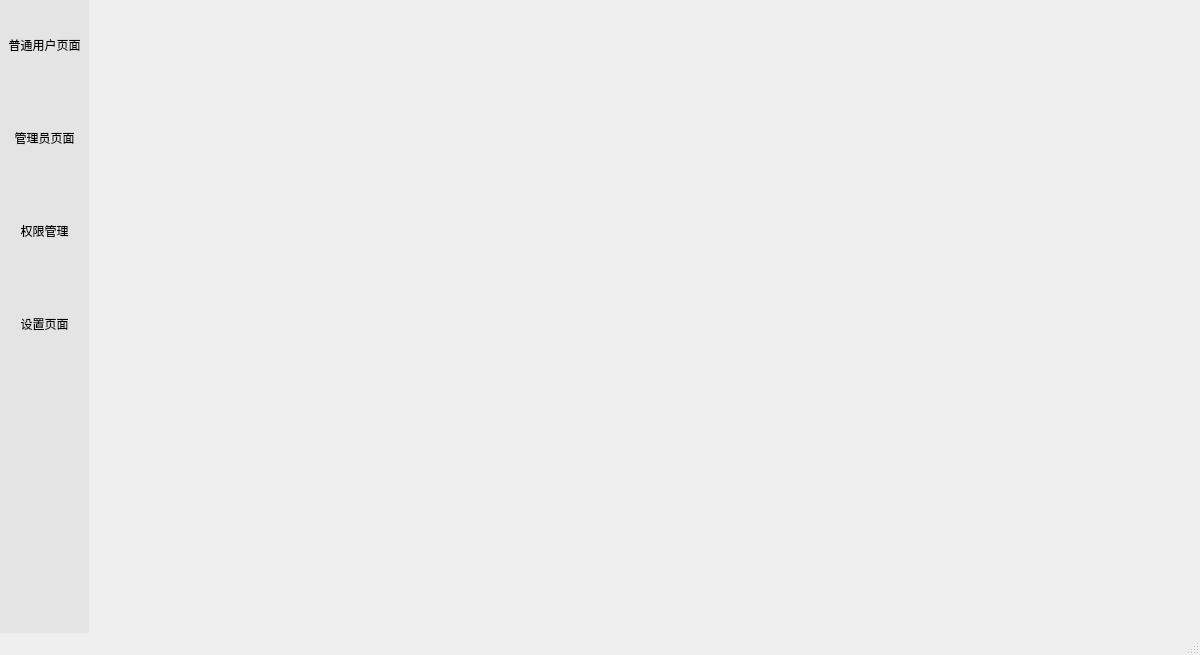
<?xml version="1.0" encoding="UTF-8"?>
<ui version="4.0">
 <class>MainWindow</class>
 <widget class="QMainWindow" name="MainWindow">
  <property name="geometry">
   <rect>
    <x>0</x>
    <y>0</y>
    <width>1200</width>
    <height>655</height>
   </rect>
  </property>
  <property name="minimumSize">
   <size>
    <width>1200</width>
    <height>0</height>
   </size>
  </property>
  <property name="windowTitle">
   <string>MainWindow</string>
  </property>
  <widget class="QWidget" name="centralwidget">
   <layout class="QHBoxLayout" name="horizontalLayout">
    <property name="spacing">
     <number>0</number>
    </property>
    <property name="leftMargin">
     <number>0</number>
    </property>
    <property name="topMargin">
     <number>0</number>
    </property>
    <property name="rightMargin">
     <number>0</number>
    </property>
    <property name="bottomMargin">
     <number>0</number>
    </property>
    <item>
     <widget class="QWidget" name="sideBar" native="true">
      <property name="sizePolicy">
       <sizepolicy hsizetype="Fixed" vsizetype="Preferred">
        <horstretch>0</horstretch>
        <verstretch>0</verstretch>
       </sizepolicy>
      </property>
      <property name="styleSheet">
       <string notr="true">QWidget{
	background-color: rgb(228, 228, 228);  /* 设置背景色为灰色 */
}

/* 默认 */
QToolButton{   
	border-top: 3px outset transparent;           /* 上边框宽度3像素、突出显示、颜色为透明 */
	border-bottom: 7px outset transparent;
	border-right: 3px outset transparent;
	border-left: 3px outset transparent;
    min-width: 80px;                            /* 控件最小宽度 */
    min-height: 80px;
	background-color: rgb(228, 228, 228);
}

/* 鼠标悬停 */
QToolButton:hover{
	background-color: rgb(205, 205, 205);
}

/* 点击和按下 */
QToolButton:pressed,QToolButton:checked{
	border-left: 3px outset rgb(93, 95, 97);  /* 左边框宽度3像素、突出显示、颜色为深深灰 */
	background-color: rgb(246, 246, 246);	
}

QPushButton:default {
    border-color: navy; /* make the default button prominent */
}
</string>
      </property>
      <layout class="QVBoxLayout" name="verticalLayout">
       <property name="spacing">
        <number>0</number>
       </property>
       <property name="leftMargin">
        <number>0</number>
       </property>
       <property name="topMargin">
        <number>0</number>
       </property>
       <property name="rightMargin">
        <number>0</number>
       </property>
       <property name="bottomMargin">
        <number>0</number>
       </property>
       <item>
        <widget class="QToolButton" name="user">
         <property name="sizePolicy">
          <sizepolicy hsizetype="Expanding" vsizetype="Fixed">
           <horstretch>0</horstretch>
           <verstretch>0</verstretch>
          </sizepolicy>
         </property>
         <property name="text">
          <string>普通用户页面</string>
         </property>
        </widget>
       </item>
       <item>
        <widget class="QToolButton" name="admin">
         <property name="sizePolicy">
          <sizepolicy hsizetype="Expanding" vsizetype="Fixed">
           <horstretch>0</horstretch>
           <verstretch>0</verstretch>
          </sizepolicy>
         </property>
         <property name="text">
          <string>管理员页面</string>
         </property>
        </widget>
       </item>
       <item>
        <widget class="QToolButton" name="roleClt">
         <property name="sizePolicy">
          <sizepolicy hsizetype="Expanding" vsizetype="Fixed">
           <horstretch>0</horstretch>
           <verstretch>0</verstretch>
          </sizepolicy>
         </property>
         <property name="text">
          <string>权限管理</string>
         </property>
        </widget>
       </item>
       <item>
        <widget class="QToolButton" name="setting">
         <property name="sizePolicy">
          <sizepolicy hsizetype="Expanding" vsizetype="Fixed">
           <horstretch>0</horstretch>
           <verstretch>0</verstretch>
          </sizepolicy>
         </property>
         <property name="text">
          <string>设置页面</string>
         </property>
        </widget>
       </item>
       <item>
        <spacer name="verticalSpacer">
         <property name="orientation">
          <enum>Qt::Vertical</enum>
         </property>
         <property name="sizeHint" stdset="0">
          <size>
           <width>20</width>
           <height>40</height>
          </size>
         </property>
        </spacer>
       </item>
      </layout>
     </widget>
    </item>
    <item>
     <widget class="QStackedWidget" name="stackedWidget">
      <property name="currentIndex">
       <number>-1</number>
      </property>
     </widget>
    </item>
   </layout>
  </widget>
  <widget class="QMenuBar" name="menubar">
   <property name="geometry">
    <rect>
     <x>0</x>
     <y>0</y>
     <width>1200</width>
     <height>24</height>
    </rect>
   </property>
  </widget>
  <widget class="QStatusBar" name="statusbar"/>
 </widget>
 <resources/>
 <connections/>
</ui>
